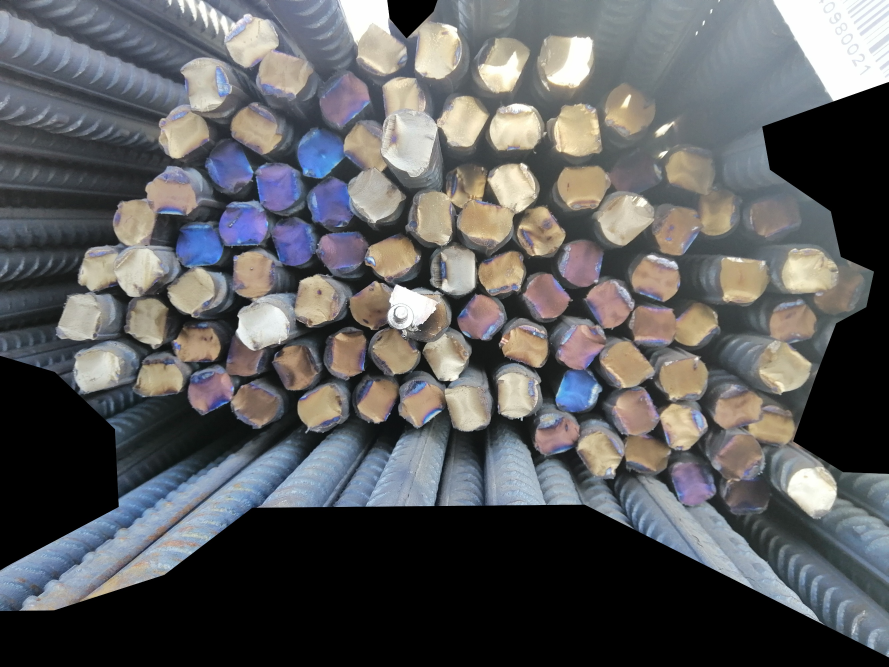
#> input picture data/jpg/000C7C0E.jpg, 2666 x 2000 px, given in place of test.jpg, which was not available (shown at 1/3 size)
$ python imgaug.py data/jpg/000C7C0E.jpg   (older library calls are emulated)
#> lines starting #> are read from the running program, lines starting #| are printed output that depends on the picture; pictures that were not available may be replaced by others from this repository, and a replacement may not be noted
#> in test_methods, img is the input picture: shape (2000, 2666, 3); mean B, G, R 94.7, 93.2, 92.4
### addnoise.py
# coding = utf-8
import numpy as np
import cv2
def add_gasuss_noise(image, mean=0, var=0.001):
    '''
        添加高斯噪声
        mean : 均值
        var : 方差
    '''
#> called with mean = 0, var = 0.001
    image = np.array(image/255, dtype=float)
    noise = np.random.normal(mean, var ** 0.5, image.shape)
    out = image + noise
    if out.min() < 0:
        low_clip = -1.
    else:
        low_clip = 0.
    out = np.clip(out, low_clip, 1.0)
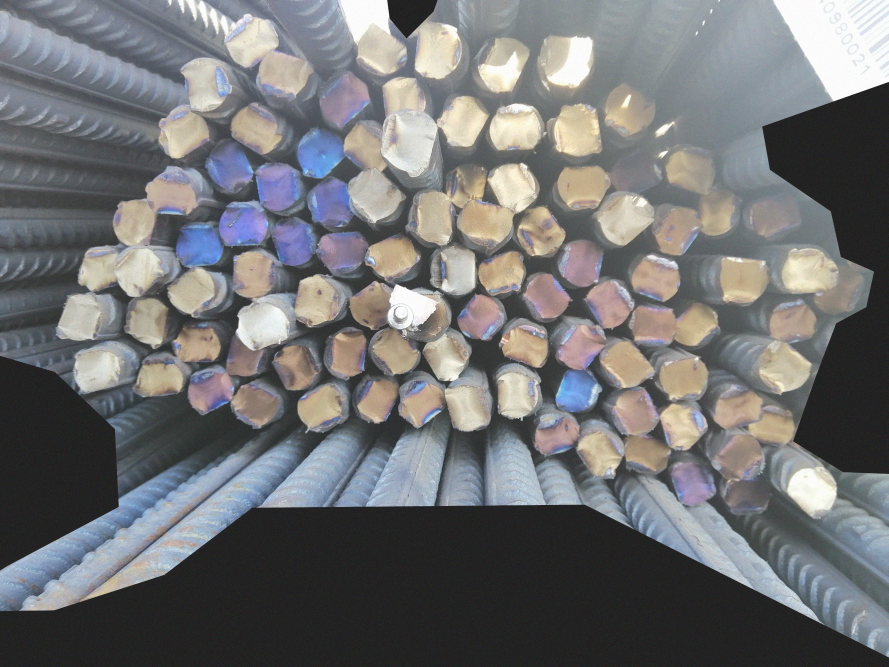
#> out: shape (2000, 2666, 3) float64 (shown at 1/3 size); mean of channels 0, 1, 2 0.371, 0.365, 0.362; drawn with min black and max white
    out = np.uint8(out*255)
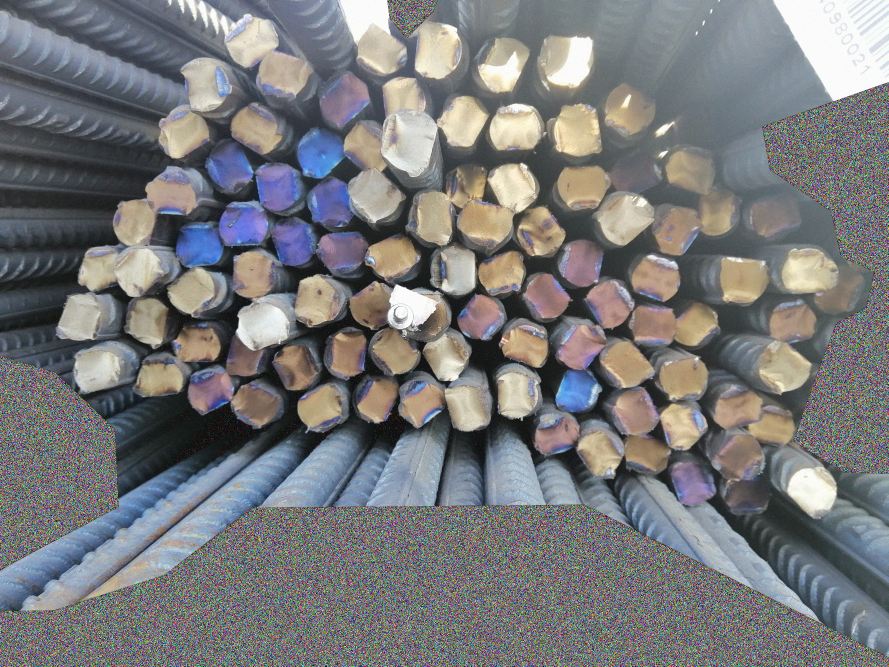
#> out: shape (2000, 2666, 3) (shown at 1/3 size); mean of channels 0, 1, 2 123, 121.4, 120.8; drawn as B, G, R
    return out
def add_haze(image, t=0.6, A=1):
    '''
        添加雾霾
        t : 透视率 0~1
        A : 大气光照
    '''
    out = image*t + A*255*(1-t)
    return out
def ajust_image(image, cont=1, bright=0):
    '''
        调整对比度与亮度
        cont : 对比度，调节对比度应该与亮度同时调节
        bright : 亮度
    '''
    out = np.uint8(np.clip((cont * image + bright), 0, 255))
    # tmp = np.hstack((img, res))  # 两张图片横向合并（便于对比显示）
    return out
def ajust_image_hsv(image, h=1, s=1, v=0.8):
    '''
        调整HSV通道，调整V通道以调整亮度
        各通道系数
    '''
#> called with h = 1, s = 1, v = 0.8
    HSV = cv2.cvtColor(image, cv2.COLOR_BGR2HSV)
#> HSV: shape (2000, 2666, 3); mean H, S, V 59, 33.3, 102.3
    H, S, V = cv2.split(HSV)
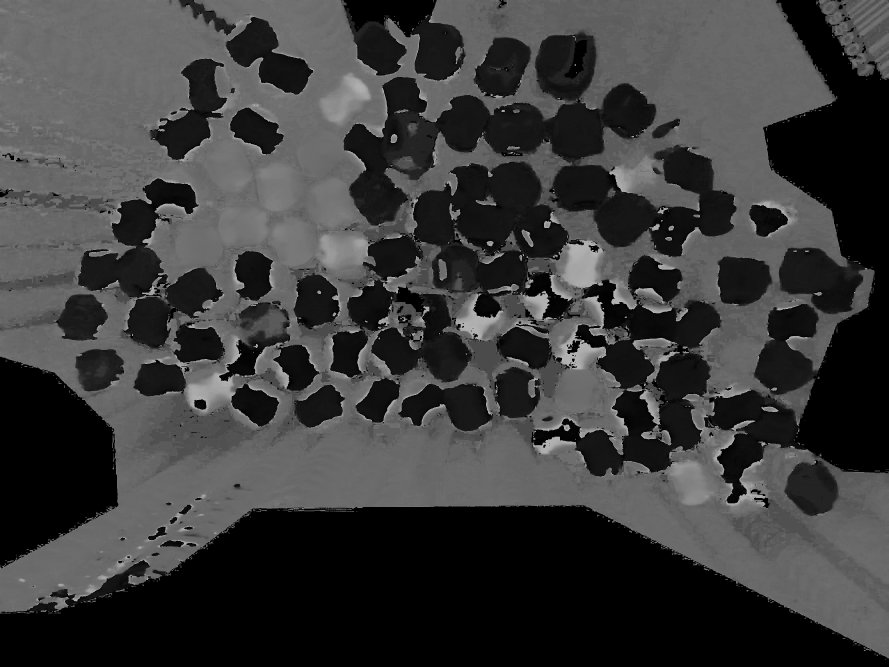
#> H: shape (2000, 2666) (shown at 1/3 size); min 0, max 179, mean 59
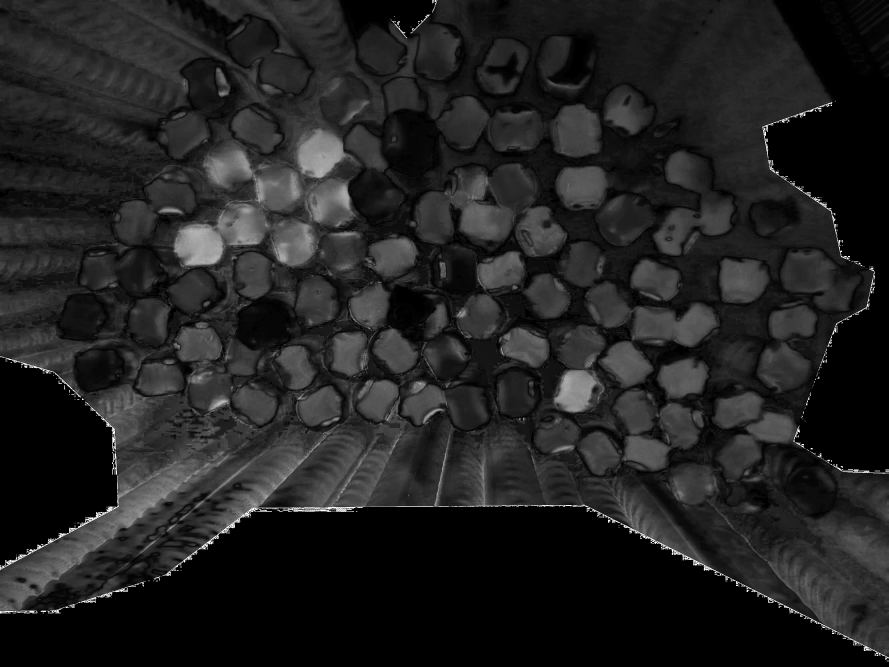
#> S: shape (2000, 2666) (shown at 1/3 size); min 0, max 255, mean 33.3
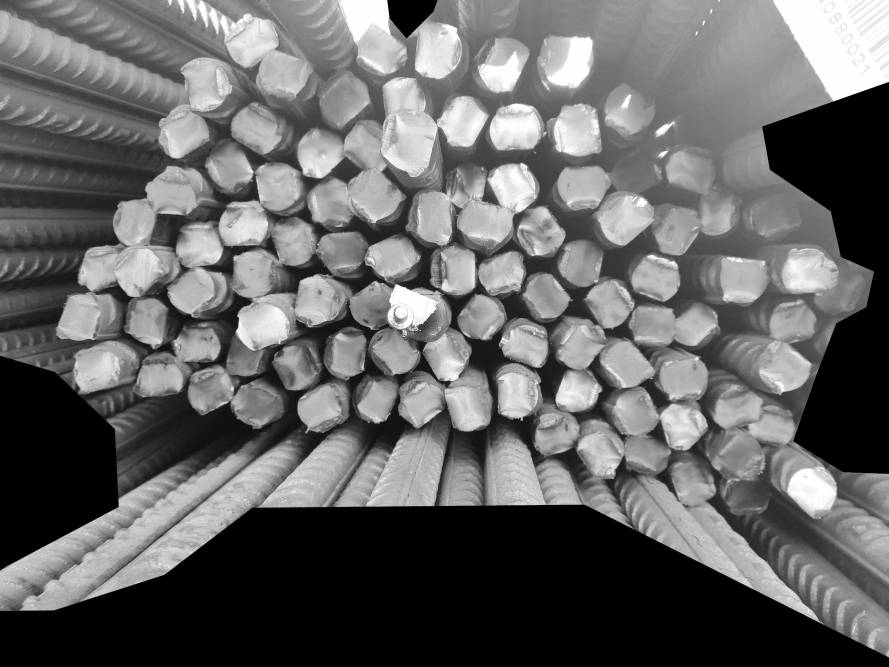
#> V: shape (2000, 2666) (shown at 1/3 size); min 0, max 255, mean 102.3
    H2 = np.uint8(H * h)
    S2 = np.uint8(S * s)
    V2 = np.uint8(V * v)
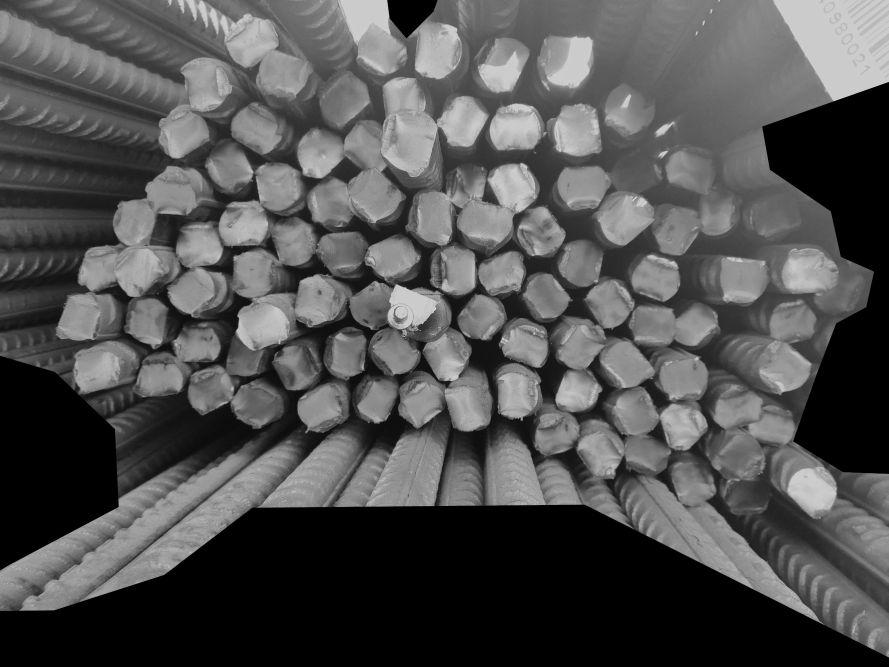
#> V2: shape (2000, 2666) (shown at 1/3 size); min 0, max 204, mean 81.5
    hsv_image = cv2.merge([H2, S2, V2])
#> hsv_image: shape (2000, 2666, 3); mean H, S, V 59, 33.3, 81.5
    out = cv2.cvtColor(hsv_image, cv2.COLOR_HSV2BGR)
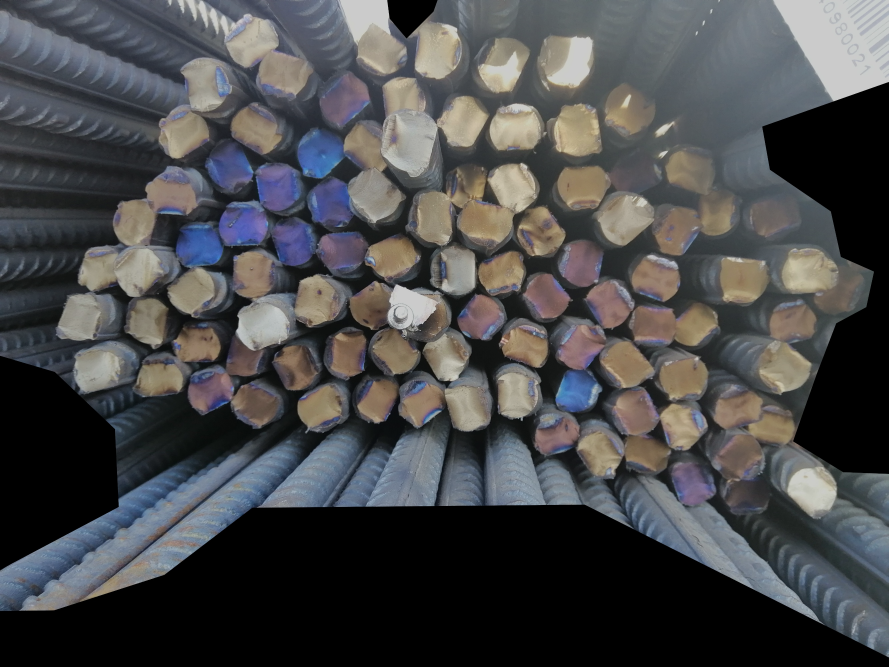
#> out: shape (2000, 2666, 3) (shown at 1/3 size); mean B, G, R 75.4, 73.9, 73.4
    return out
def ajust_jpg_quality(image, q=100, save_path=None):
    '''
        调整图像JPG压缩失真程度
        q : 压缩质量 0~100
    '''
    if save_path is None:
        cv2.imwrite("jpg_tmp.jpg", image, [int(cv2.IMWRITE_JPEG_QUALITY), q])
        out = cv2.imread('jpg_tmp.jpg')
        return out
    else:
        cv2.imwrite(save_path, image, [int(cv2.IMWRITE_JPEG_QUALITY), q])
def add_gasuss_blur(image, kernel_size=(3, 3), sigma=0.1):
    '''
        添加高斯模糊
        kernel_size : 模糊核大小
        sigma : 标准差
    '''
    out = cv2.GaussianBlur(image, kernel_size, sigma)
    return out
def test_methods():
    img = cv2.imread('test.jpg')
    out = add_haze(img)
    cv2.imwrite("add_haze.jpg", out)
    out = add_gasuss_noise(img)
    cv2.imwrite("add_gasuss_noise.jpg", out)
    out = add_gasuss_blur(img)
    cv2.imwrite("add_gasuss_blur.jpg", out)
    out = ajust_image(img)
    cv2.imwrite("ajust_image.jpg", out)
    out = ajust_image_hsv(img)
    cv2.imwrite("ajust_image_hsv.jpg", out)
    ajust_jpg_quality(img, save_path='ajust_jpg_quality.jpg')

test_methods()

### imgaug.py
import cv2
from lxml.etree import Element, SubElement, tostring
from xml.dom.minidom import parseString
import xml.etree.ElementTree as xmlET
import os
import scipy.misc
from PIL import Image
import numpy as np
import random
from addnoise import add_gasuss_noise,add_haze,ajust_image,ajust_image_hsv,ajust_jpg_quality,add_gasuss_blur
# [95 lines left out: functions save_xml, pca_jiltter, gaussianNoisy, add_gauss, not called in this run]

file_path_xml = "xml"
file_path_img = "jpg"
pathDir = os.listdir(file_path_xml)

for idx in range(len(pathDir)):
    filename = pathDir[idx]
    print(filename)
#> (the run stopped early here; a loop or call above may not have finished)

$ run again, on data/jpg/crop_01D4FEFB.jpg
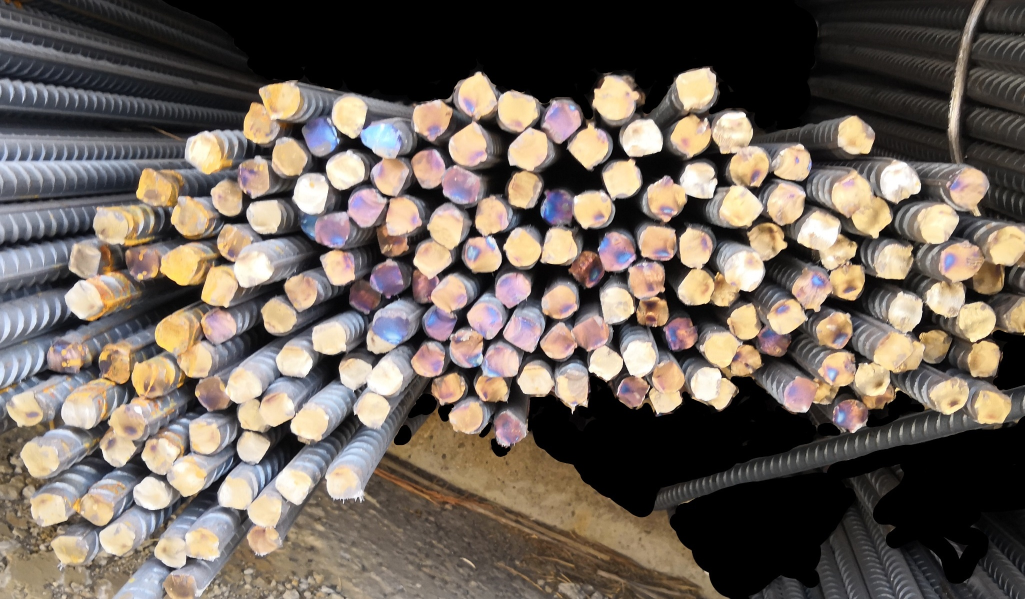
#> input picture data/jpg/crop_01D4FEFB.jpg, 2050 x 1198 px, given in place of test.jpg, which was not available (shown at 1/2 size)
#> in test_methods, img is the input picture: shape (1198, 2050, 3); mean B, G, R 90.9, 99.8, 110.3
#> HSV: shape (1198, 2050, 3); mean H, S, V 45.8, 45.3, 113
#> in ajust_image_hsv, `H, S, V = cv2.split(HSV)`:
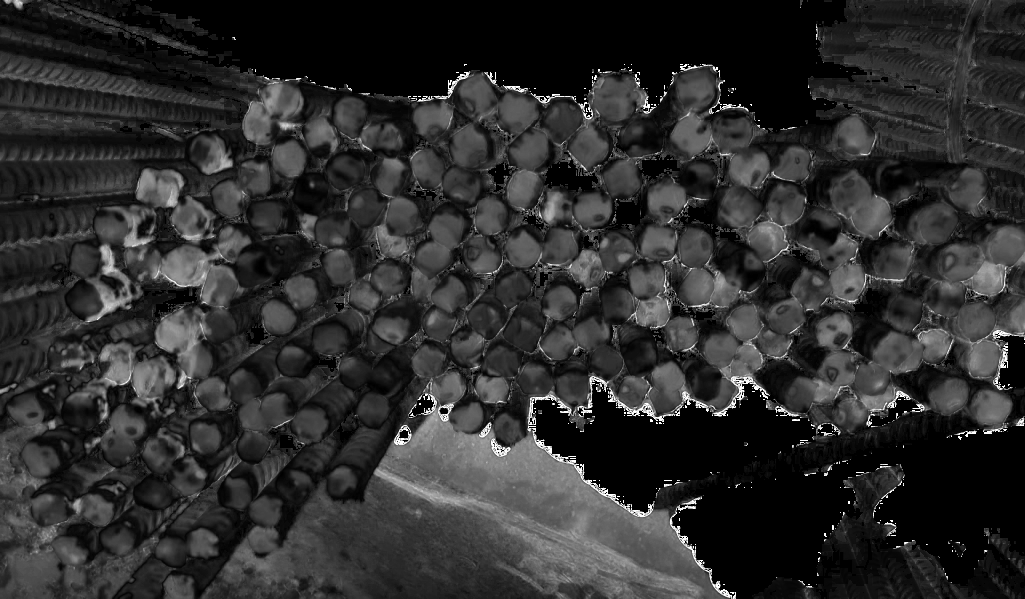
#> S: shape (1198, 2050) (shown at 1/2 size); min 0, max 255, mean 45.3
#> hsv_image: shape (1198, 2050, 3); mean H, S, V 45.8, 45.3, 90.1
#> in ajust_image_hsv, `out = cv2.cvtColor(hsv_image, cv2.COLOR_HSV2BGR)`:
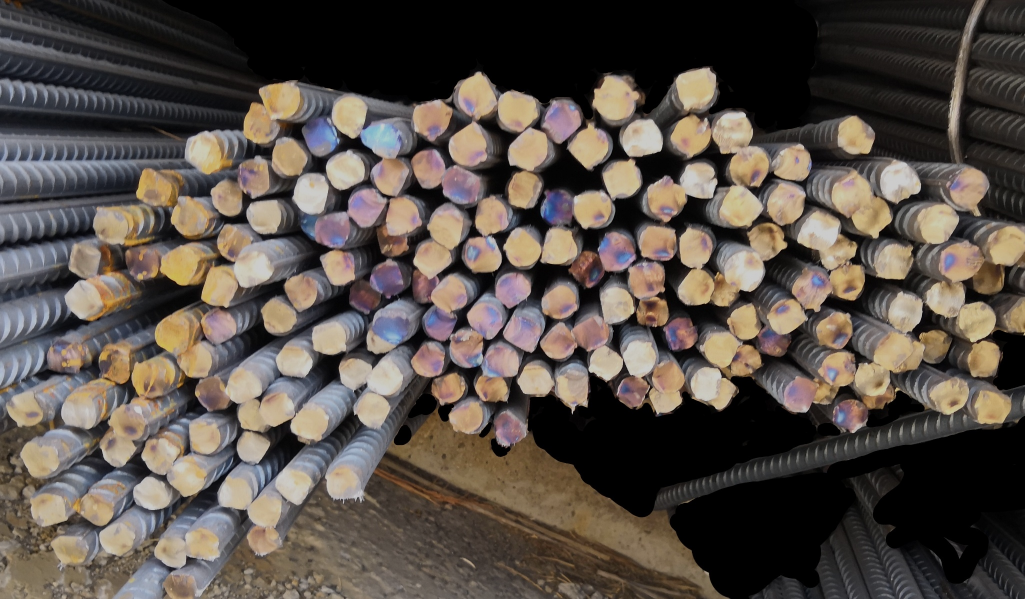
#> out: shape (1198, 2050, 3) (shown at 1/2 size); mean B, G, R 72.1, 79.2, 87.8

$ run again, on data/jpg/lena3.jpg
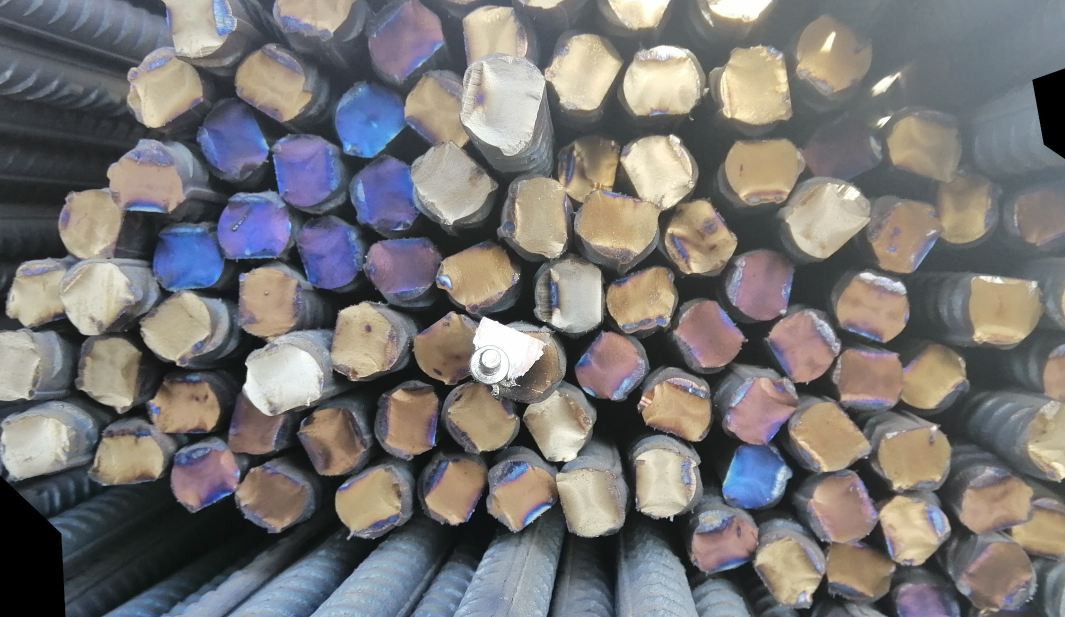
#> input picture data/jpg/lena3.jpg, 2130 x 1234 px, given in place of test.jpg, which was not available (shown at 1/2 size)
#> in test_methods, img is the input picture: shape (1234, 2130, 3); mean B, G, R 115.5, 116, 118.4
#> HSV: shape (1234, 2130, 3); mean H, S, V 71.1, 45.3, 129.1
#> in ajust_image_hsv, `H, S, V = cv2.split(HSV)`:
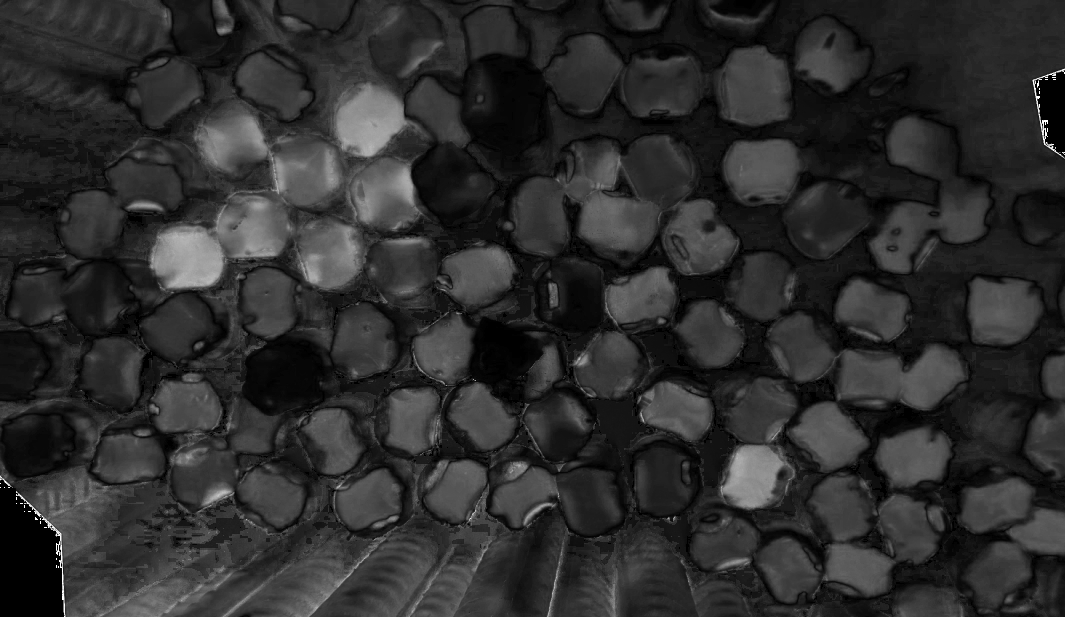
#> S: shape (1234, 2130) (shown at 1/2 size); min 0, max 255, mean 45.3
#> hsv_image: shape (1234, 2130, 3); mean H, S, V 71.1, 45.3, 102.9
#> in ajust_image_hsv, `out = cv2.cvtColor(hsv_image, cv2.COLOR_HSV2BGR)`:
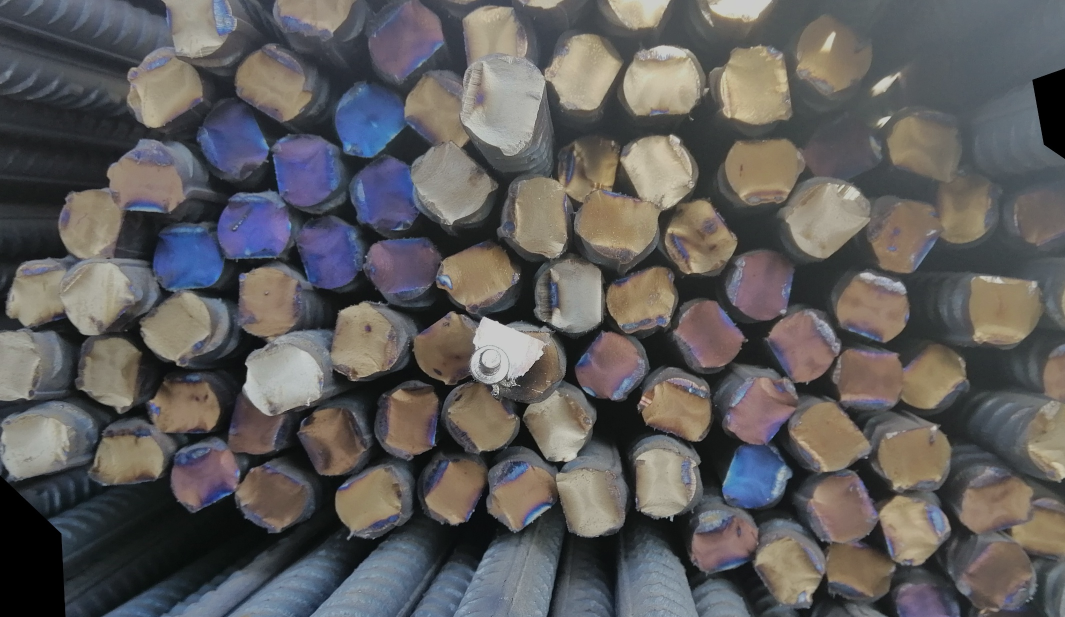
#> out: shape (1234, 2130, 3) (shown at 1/2 size); mean B, G, R 91.8, 92, 94.1
